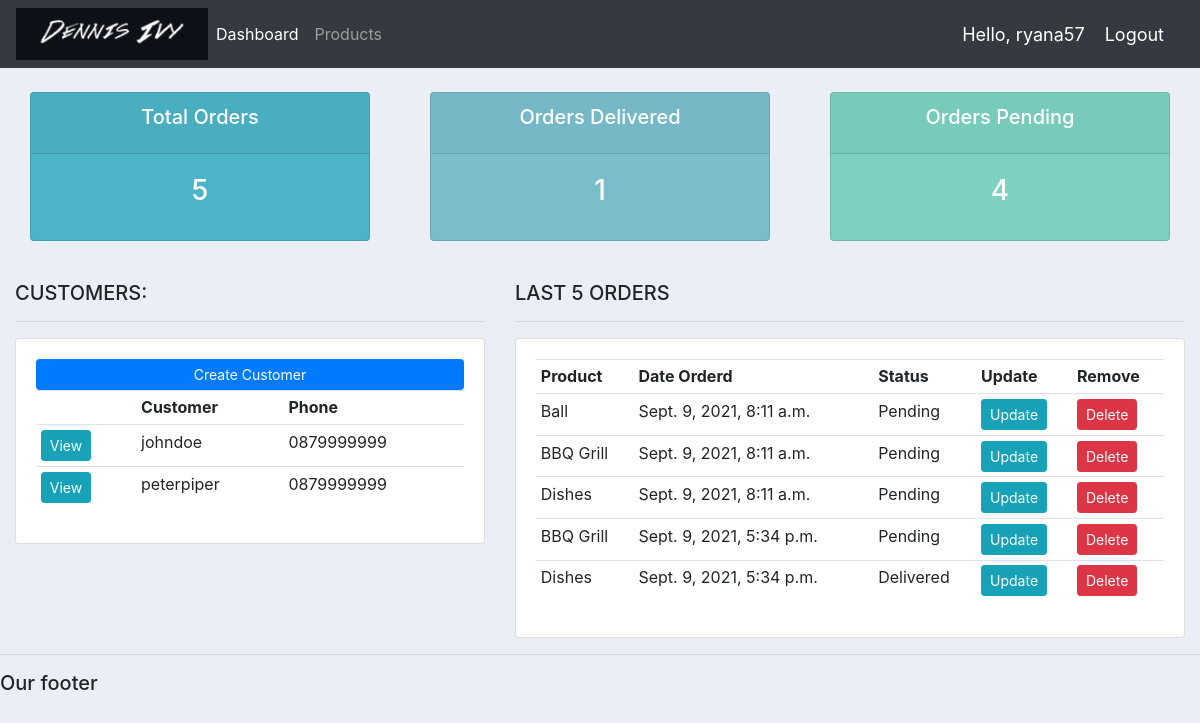
The app's page / (signed in), older data.
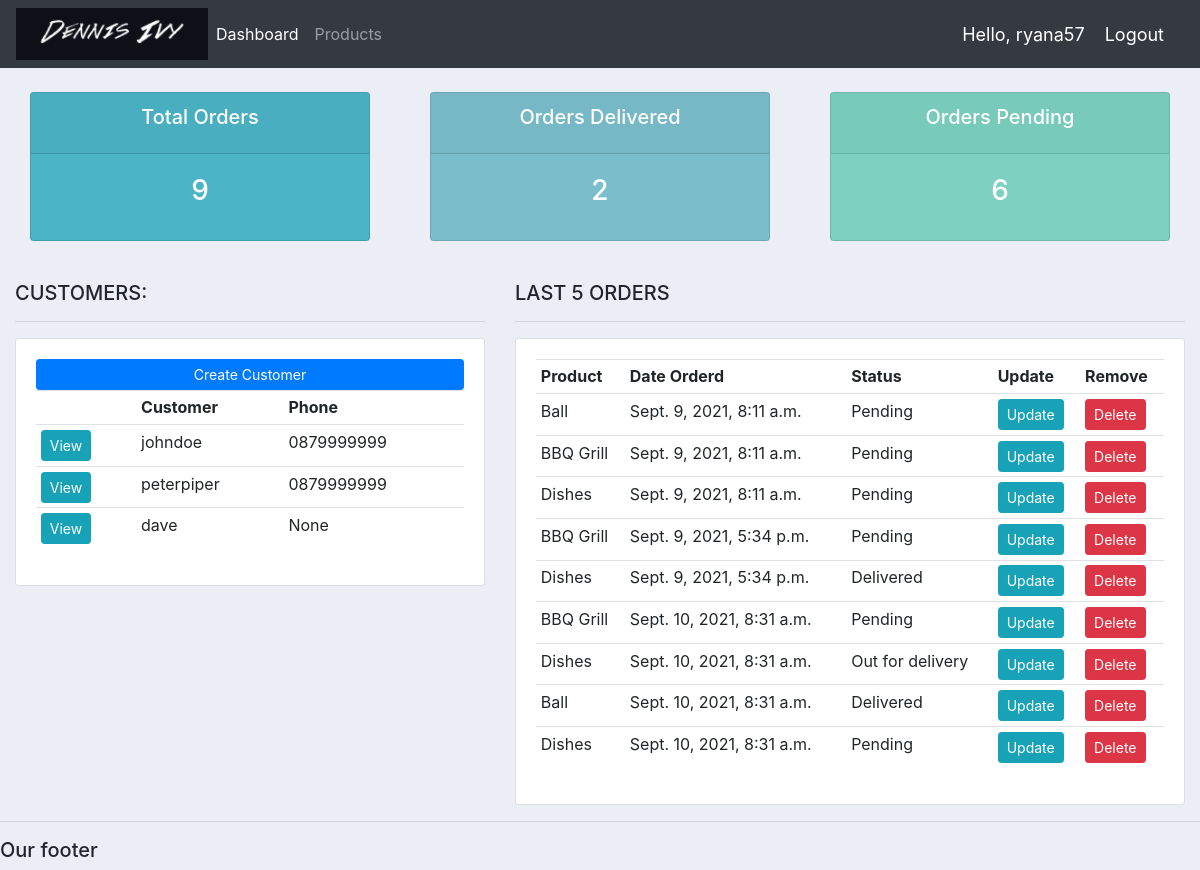
The same page, newer data.
### accounts/models.py (models this page shows, shortened)
class Customer(models.Model):
	user = models.OneToOneField(User, null=True, on_delete=models.CASCADE)
	name = models.CharField(max_length=200, null=True)
	phone = models.CharField(max_length=200, null=True)
	email = models.CharField(max_length=200, null=True)
	date_created = models.DateTimeField(auto_now_add=True, null=True)

class Order(models.Model):
	STATUS = (
			('Pending', 'Pending'),
			('Out for delivery', 'Out for delivery'),
			('Delivered', 'Delivered'),
			)
	customer = models.ForeignKey(Customer, null=True, on_delete= models.SET_NULL)
	product = models.ForeignKey(Product, null=True, on_delete= models.SET_NULL)
	date_created = models.DateTimeField(auto_now_add=True, null=True)
	status = models.CharField(max_length=200, null=True, choices=STATUS)
	note = models.CharField(max_length=1000, null=True)

class Product(models.Model):
	CATEGORY = (
			('Indoor', 'Indoor'),
			('Out Door', 'Out Door'),
			)
	name = models.CharField(max_length=200, null=True)
	price = models.FloatField(null=True)
	category = models.CharField(max_length=200, null=True, choices=CATEGORY)
	description = models.CharField(max_length=200, null=True, blank=True)
	date_created = models.DateTimeField(auto_now_add=True, null=True)
	tags = models.ManyToManyField(Tag)
	def __str__(self):
		return self.name

### accounts/decorators.py (the view)
    def wrapper_function(request, *args, **kwargs):
        group = None
        if request.user.groups.exists():
            group = request.user.groups.all()[0].name
        if group == "customer":
            return redirect("user-page")
        if group == "admin":
            return view_func(request, *args, **kwargs)

### accounts/views.py (called while the page is built)
@login_required(login_url='login')
@admin_only
def home(request):
	orders = Order.objects.all()
	customers = Customer.objects.all()
	total_customers = customers.count()
	total_orders = orders.count()
	delivered = orders.filter(status='Delivered').count()
	pending = orders.filter(status='Pending').count()
	context = {'orders':orders, 'customers':customers,
	'total_orders':total_orders,'delivered':delivered,
	'pending':pending }
	return render(request, 'accounts/dashboard.html', context)

### accounts/templates/accounts/dashboard.html
{%  extends 'accounts/main.html' %}
{% block content %}
{%  include 'accounts/status.html' %}
<br>
<div class="row">
	<div class="col-md-5">
		<h5>CUSTOMERS:</h5>
		<hr>
		<div class="card card-body">
			<a class="btn btn-primary  btn-sm btn-block" href="">Create Customer</a>
			<table class="table table-sm">
				<tr>
					<th></th>
					<th>Customer</th>
					<th>Phone</th>
				</tr>
				{% for customer in customers %}
					<tr>
						<td><a class="btn btn-sm btn-info" href="{% url 'customer' customer.id %}">View</a></td>
						<td>{{customer.name}}</td>
						<td>{{customer.phone}}</td>
					</tr>
				{% endfor %}
			</table>
		</div>
	</div>
	<div class="col-md-7">
		<h5>LAST 5 ORDERS</h5>
		<hr>
		<div class="card card-body">
			<table class="table table-sm">
				<tr>
					<th>Product</th>
					<th>Date Orderd</th>
					<th>Status</th>
					<th>Update</th>
					<th>Remove</th>
				</tr>
				{% for order in orders %}
					<tr>
						<td>{{order.product}}</td>
						<td>{{order.date_created}}</td>
						<td>{{order.status}}</td>
						<td><a class="btn btn-sm btn-info" href="{% url 'update_order' order.id %}">Update</a></td>
						<td><a class="btn btn-sm btn-danger" href="{% url 'delete_order' order.id %}">Delete</a></td>
					</tr>
				{% endfor %}
			</table>
		</div>
	</div>
</div>
{% endblock %}

### accounts/templates/accounts/main.html (shortened to what this page needs)
{% load static %}
<!DOCTYPE html>
<html>
<head>
	<link rel="stylesheet" href="https://stackpath.bootstrapcdn.com/bootstrap/4.3.1/css/bootstrap.min.css">
	<link rel="stylesheet" type="text/css" href="{% static '/css/main.css' %}">
</head>
<body>
	{%  include 'accounts/navbar.html' %}
	<div class="container-fluid">
	{% block content %}
	{% endblock %}
    </div>
	<hr>
	<h5>Our footer</h5>
</body>
</html>

### accounts/templates/accounts/navbar.html (shortened to what this page needs)
{% load static %}
<nav class="navbar navbar-expand-lg navbar-dark bg-dark">
 <img src="{% static 'images/logo.png' %}">
  <div class="collapse navbar-collapse" id="navbarNav">
    <ul class="navbar-nav">
      {% if request.user.is_staff %}
      <li class="nav-item active">
        <a class="nav-link" href="{% url 'home' %}">Dashboard</a>
      </li>
      <li class="nav-item">
        <a class="nav-link" href="{% url 'products' %}">Products</a>
      </li>
      {% endif %}
    </ul>
  </div>
  <span class="hello-msg">Hello, {{request.user}}</span>
  <span ><a  class="hello-msg" href="{% url 'logout' %}">Logout</a></span>
</nav>

### accounts/templates/accounts/status.html
<br>
<div class="row">
	<div class="col">
		<div class="col-md">
			<div class="card text-center text-white  mb-3" id="total-orders">
			  	<div class="card-header">
			  		<h5 class="card-title">Total Orders</h5>
			  	</div>
			  	<div class="card-body">
			    	<h3 class="card-title">{{total_orders}}</h3>
			  	</div>
			</div>
		</div>
	</div>
	<div class="col">
		<div class="col-md">
			<div class="card text-center text-white  mb-3" id="orders-delivered">
			  	<div class="card-header">
			  		<h5 class="card-title">Orders Delivered</h5>
			  	</div>
			  	<div class="card-body">
			    	<h3 class="card-title">{{delivered}}</h3>
			  	</div>
			</div>
		</div>
	</div>
	<div class="col">
		<div class="col-md">
			<div class="card text-center text-white  mb-3" id="orders-pending">
			  	<div class="card-header">
			  		<h5 class="card-title">Orders Pending</h5>
			  	</div>
			  	<div class="card-body">
			    	<h3 class="card-title">{{pending}}</h3>
			  	</div>
			</div>
		</div>
	</div>
</div>

### static/css/main.css (style rules this page uses)
body { background-color: #ebeff5; }
#total-orders { background-color: #4cb4c7; }
#orders-delivered { background-color: #7abecc; }
#orders-pending { background-color: #7CD1C0; }

### accounts/templates/accounts/navbar.html (style rules this page uses)
.hello-msg { font-size: 18px; color: #fff; margin-right: 20px; }

Row changes from the older to the newer data that the page shows:
added Customer: name "dave", phone "None"
added Order: product "BBQ Grill", date_created "Sept. 10, 2021, 8:31 a.m.", status "Pending"
added Order: product "Dishes", date_created "Sept. 10, 2021, 8:31 a.m.", status "Out for delivery"
added Order: product "Ball", date_created "Sept. 10, 2021, 8:31 a.m.", status "Delivered"
added Order: product "Dishes", date_created "Sept. 10, 2021, 8:31 a.m.", status "Pending"
Text that changed along with them:
{{ total_orders }}: "5" → "9"
{{ delivered }}: "1" → "2"
{{ pending }}: "4" → "6"
